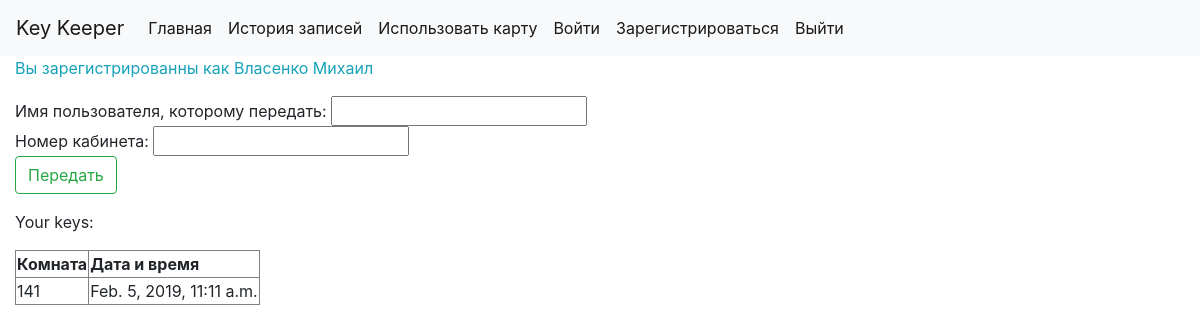
Page / (signed in) on the earlier database version.
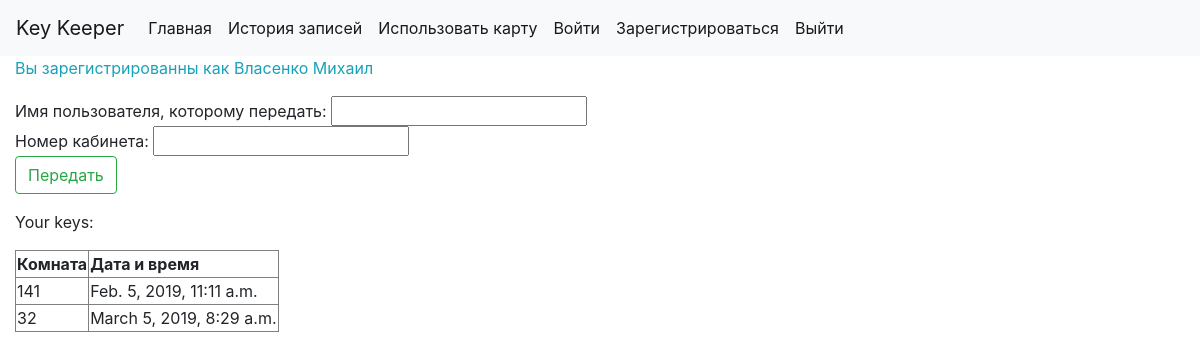
Same page on the later database version.
### keeper/models.py (models this page shows)
class History(models.Model):
    key = models.IntegerField()
    time_cr = models.DateTimeField(default=datetime.datetime.now)
    user_id = models.ForeignKey(CustomUser, on_delete=models.CASCADE)
    active = models.BooleanField(default=True)
    time_back = models.DateTimeField(default=datetime.datetime.min)

### keeper/views.py (the view)
# urls.py: path('', views.index, name='index'),
@login_required
def index(request):
    context = {}
    if request.method == 'POST':
        f = TransferForm(request.POST)
        if f.is_valid():
            try:
                tran_user = CustomUser.objects.filter(username=f.data['username']).get()
                try:
                    hist2 = History.objects.filter(key=f.data['key_num'], user_id=request.user, active=True).get()
                    hist2.active = False
                    hist2.time_back = datetime.datetime.now()
                    hist2.save()
                    hist = History(key=f.data['key_num'], time_cr=datetime.datetime.now(), user_id=tran_user)
                    hist.save()
                    context['message'] = 'Вы передали ключ!'
                except ObjectDoesNotExist:
                    context['message'] = 'У вас нет такого ключа'
            except ObjectDoesNotExist:
                context['message'] = 'Нет такого пользователя'
    else:
        f = TransferForm()
    if request.user.is_active:
        key_list = History.objects.filter(user_id=request.user, active=True)
        context['key_list'] = key_list
    context['form'] = f
    context['user_id'] = str(request.user.last_name) + ' ' + str(request.user.first_name)
    return render(request, 'transfer.html', context)

### keeper/forms.py
class TransferForm(forms.Form):
    username = forms.CharField(label='Имя пользователя, которому передать:', max_length=100, required=True)
    key_num = forms.IntegerField(label='Номер кабинета:', max_value=1000, required=True)

### keeper/templates/transfer.html (shortened to what this page needs)
<!DOCTYPE html>
<html lang="en">
<head>
    {% include "includes/head.html" %}
</head>
<body>
{% include "includes/nav_bar.html" %}
    <div class="container-fluid">
        <p class="text-info">Вы зарегистрированны как {{ user_id }}</p>
        <form method="POST">
            {{ form.username.label }} {{ form.username }}
            <br>
            {{ form.key_num.label }} {{ form.key_num }}
            <br>
            <input type="submit" value="Передать" class="btn btn-outline-success">
        </form>
        {% if key_list %}
            <p>Your keys:</p>
            <table border="1">
            <tr>
                <th>Комната</th>
                <th>Дата и время</th>
            </tr>
            {% for elem in key_list %}
                <tr><td>{{ elem.key }}</td> <td>{{ elem.time_cr }}</td></tr>
            {% endfor %}
            </table>
        {% else %}
            <p>На вас не записано ни одного ключа</p>
        {% endif %}
    </div>
</body>
</html>

Differences in the rows shown:
added History: key "32", time_cr "March 5, 2019, 8:29 a.m."
